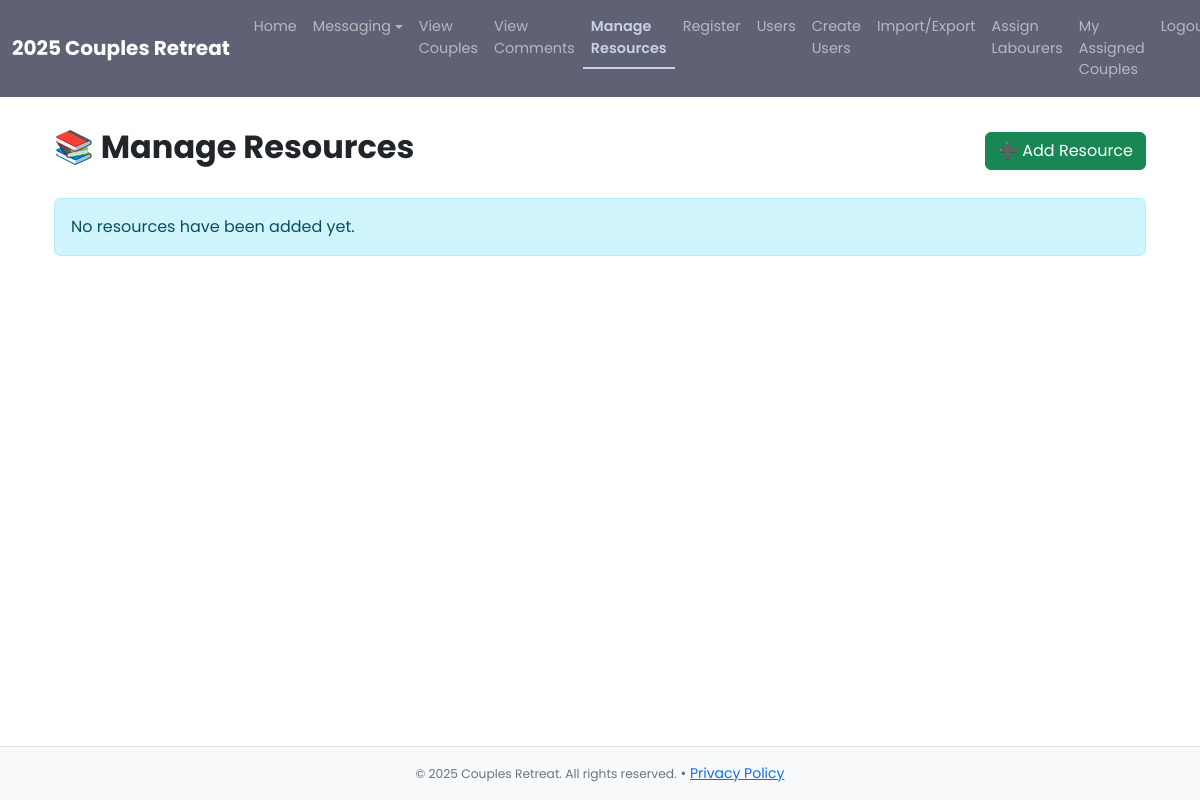
The app's page /resources/manage (signed in), older data.
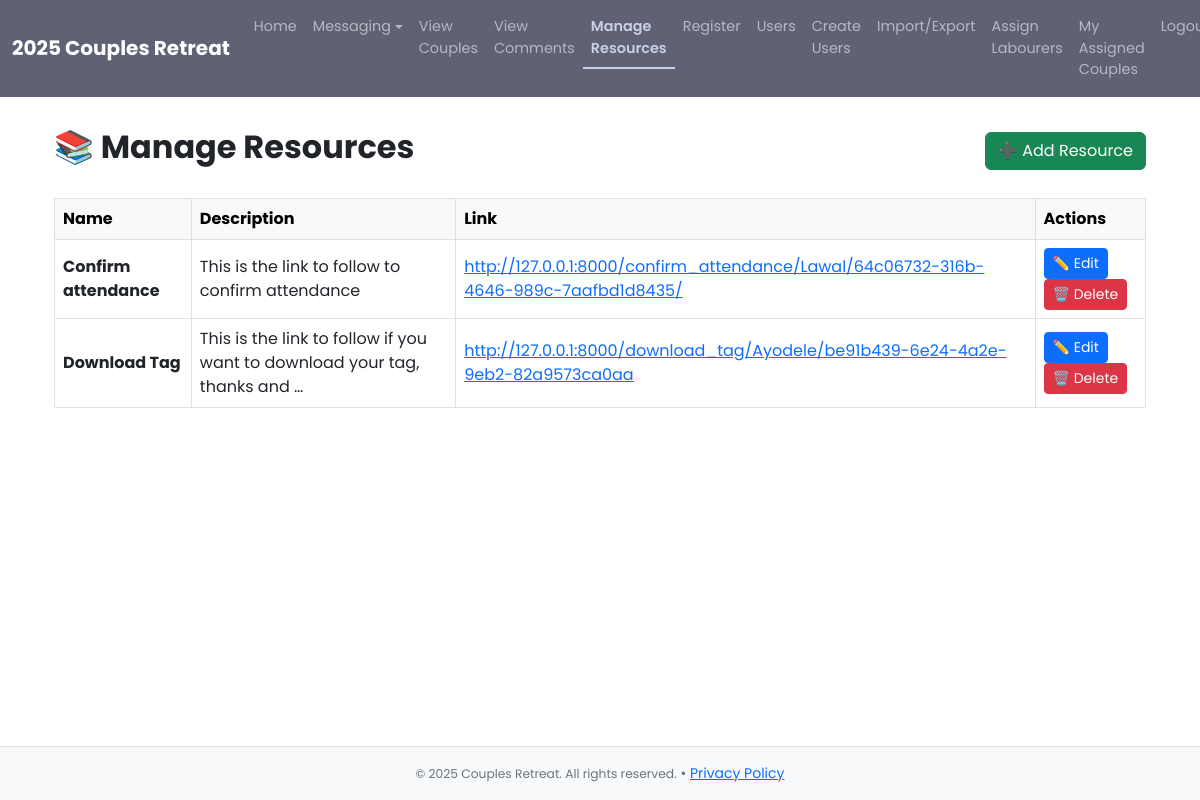
The same page, newer data.
### website/models.py (models this page shows, shortened)
class Resource(models.Model):
    name = models.CharField(max_length=255)
    description = models.TextField()
    link = models.URLField()

### website/views.py (the view)
# urls.py: path('resources/manage', views.manage_resources, name='manage_resources'),
@superuser_required
def manage_resources(request):
    resource_info = Resource.objects.all().order_by('-id')
    return render(request, 'resources/manage_resources.html', {'resources': resource_info})

### website/views.py (called while the page is built)
def superuser_required(view_func):
    @wraps(view_func)
    def _wrapped_view(request, *args, **kwargs):
        if not request.user.is_authenticated or not request.user.is_superuser:
            messages.warning(request, "You do not have permission to access this page.")
            return redirect('admin_login')
        return view_func(request, *args, **kwargs)
    return _wrapped_view

### website/templates/resources/manage_resources.html
{% extends 'base.html' %}
{% block content %}
<div class="container mt-5">
    <div class="d-flex justify-content-between align-items-center mb-4">
        <h2 class="fw-bold">📚 Manage Resources</h2>
        <a href="{% url 'add_resource' %}" class="btn btn-success">➕ Add Resource</a>
    </div>
    {% if resources %}
    <div class="table-responsive">
        <table class="table table-bordered table-hover align-middle">
            <thead class="table-light">
                <tr>
                    <th>Name</th>
                    <th>Description</th>
                    <th>Link</th>
                    <th>Actions</th>
                </tr>
            </thead>
            <tbody>
                {% for resource in resources %}
                <tr>
                    <td><strong>{{ resource.name }}</strong></td>
                    <td>{{ resource.description|truncatewords:15 }}</td>
                    <td><a href="{{ resource.link }}" target="_blank">{{ resource.link }}</a></td>
                    <td>
                        <a href="{% url 'edit_resource' resource.pk %}" class="btn btn-sm btn-primary me-1">✏️ Edit</a>
                        <a href="{% url 'delete_resource' resource.pk %}" class="btn btn-sm btn-danger"
                           onclick="return confirm('Are you sure you want to delete this resource?');">
                            🗑️ Delete
                        </a>
                    </td>
                </tr>
                {% endfor %}
            </tbody>
        </table>
    </div>
    {% else %}
    <div class="alert alert-info">No resources have been added yet.</div>
    {% endif %}
</div>
{% endblock %}

Row changes from the older to the newer data that the page shows:
added Resource: name "Confirm attendance", description "This is the link to follow to confirm attendance", link "http://127.0.0.1:8000/confirm_attendance/Lawal/64c06732-316b-4646-989c-7aafbd1d8435/"
added Resource: name "Download Tag", description "This is the link to follow if you want to download your tag, thanks and …", link "http://127.0.0.1:8000/download_tag/Ayodele/be91b439-6e24-4a2e-9eb2-82a9573ca0aa"
Text that changed along with them:
text no longer shown: "No resources have been added yet."
text now shown: "Name Description Link Actions"
